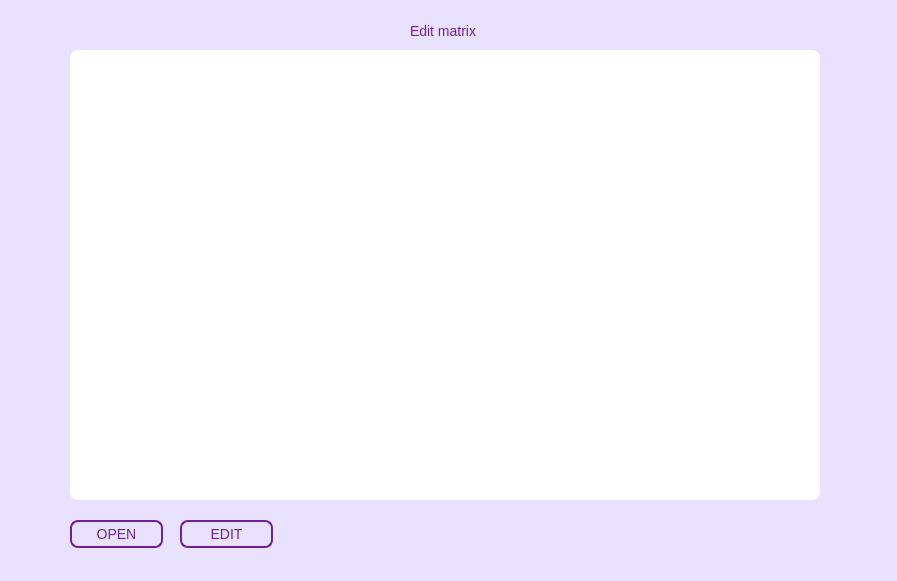
<?xml version="1.0" encoding="UTF-8"?>
<ui version="4.0">
 <class>Form_mtx_adj</class>
 <widget class="QWidget" name="Form_mtx_adj">
  <property name="geometry">
   <rect>
    <x>0</x>
    <y>0</y>
    <width>897</width>
    <height>581</height>
   </rect>
  </property>
  <property name="windowTitle">
   <string>edit matrix</string>
  </property>
  <property name="autoFillBackground">
   <bool>false</bool>
  </property>
  <property name="styleSheet">
   <string notr="true">QWidget
{
background-color: rgb(233, 226, 255);
font-size: 14px;
font-family: &quot;System&quot;;
color: rgb(111, 31, 158);
}

QLineEdit
{
background-color: rgb(255, 255, 255);
border-radius: 8px;
}

QPushButton
{
background-color: rgb(233, 226, 255);
border: 2px solid rgb(111, 31, 158);
border-radius: 8px;
color: rgb(111, 31, 158);
}

QPushButton:hover
{
	background-color: rgb(176, 170, 255)
}

QPushButton:pressed
{
	background-color: rgb(152, 147, 220);
}

QTableWidget
{
	color: rgb(0, 0, 0);
background-color: rgb(255, 255, 255);
border-radius: 8px;
}
</string>
  </property>
  <widget class="QLabel" name="label">
   <property name="geometry">
    <rect>
     <x>410</x>
     <y>10</y>
     <width>101</width>
     <height>41</height>
    </rect>
   </property>
   <property name="autoFillBackground">
    <bool>false</bool>
   </property>
   <property name="text">
    <string>Edit matrix</string>
   </property>
  </widget>
  <widget class="QTableWidget" name="tableWidget_aj_mtrx">
   <property name="geometry">
    <rect>
     <x>70</x>
     <y>50</y>
     <width>750</width>
     <height>450</height>
    </rect>
   </property>
   <property name="styleSheet">
    <string notr="true">background-color: rgb(255, 255, 255);
border: rgb(255, 255, 255);
border-radius: 8px;</string>
   </property>
  </widget>
  <widget class="QPushButton" name="pB_edit_mtr">
   <property name="geometry">
    <rect>
     <x>180</x>
     <y>520</y>
     <width>93</width>
     <height>28</height>
    </rect>
   </property>
   <property name="styleSheet">
    <string notr="true"/>
   </property>
   <property name="text">
    <string>EDIT</string>
   </property>
  </widget>
  <widget class="QPushButton" name="pB_open_tab">
   <property name="geometry">
    <rect>
     <x>70</x>
     <y>520</y>
     <width>93</width>
     <height>28</height>
    </rect>
   </property>
   <property name="styleSheet">
    <string notr="true"/>
   </property>
   <property name="text">
    <string>OPEN</string>
   </property>
  </widget>
 </widget>
 <resources/>
 <connections/>
</ui>
